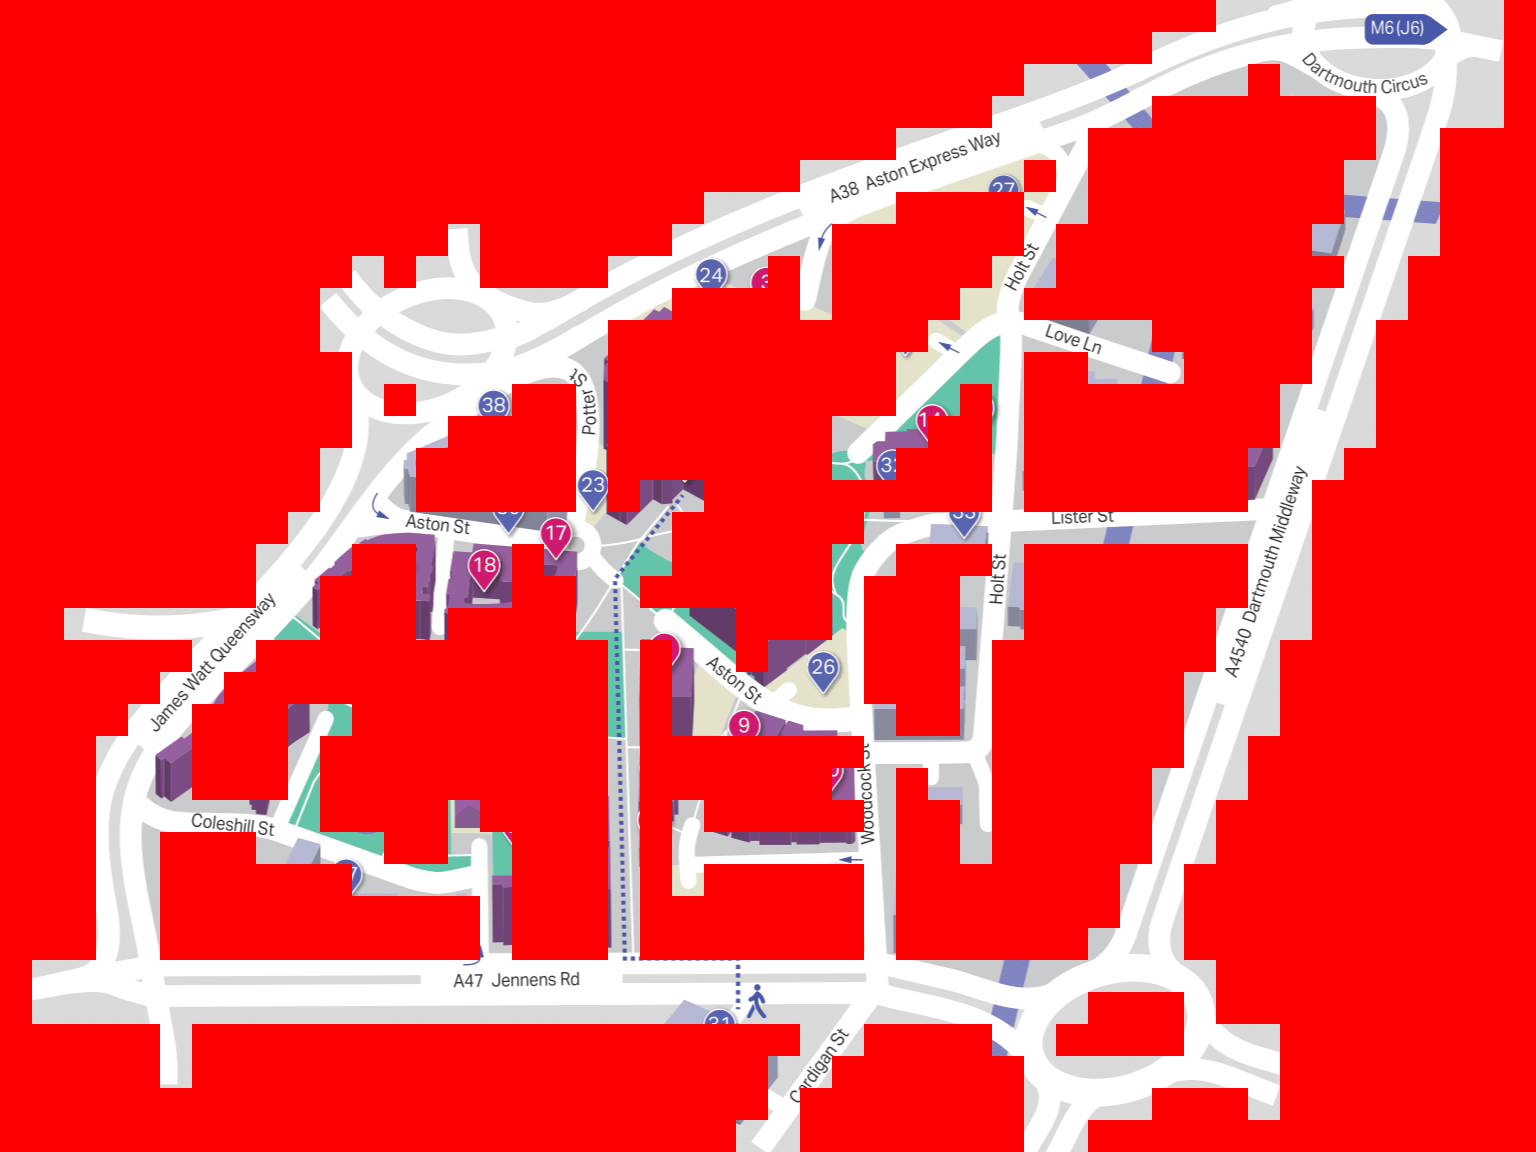

This is a level from a 2D game, rendered from its Tiled map with the project's own tilesets. A one-line summary and the complete map file follow:
An orthogonal 48x36 tile map with 32x32 px tiles, 2 tile layers (Tile Layer 1, CollisionLayer), 1 image layer.

<map version="1.10" tiledversion="1.11.2" orientation="orthogonal" renderorder="right-down" width="48" height="36" tilewidth="32" tileheight="32" infinite="0" nextlayerid="4" nextobjectid="1">
 <editorsettings>
  <export target="tiled_campus_map.json" format="json" />
 </editorsettings>
 <tileset firstgid="1" source="collision_tiles.tsx" />
 <layer id="1" name="Tile Layer 1" width="48" height="36">
  <data encoding="csv">
0,0,0,0,0,0,0,0,0,0,0,0,0,0,0,0,0,0,0,0,0,0,0,0,0,0,0,0,0,0,0,0,0,0,0,0,0,0,0,0,0,0,0,0,0,0,0,0,
0,0,0,0,0,0,0,0,0,0,0,0,0,0,0,0,0,0,0,0,0,0,0,0,0,0,0,0,0,0,0,0,0,0,0,0,0,0,0,0,0,0,0,0,0,0,0,0,
0,0,0,0,0,0,0,0,0,0,0,0,0,0,0,0,0,0,0,0,0,0,0,0,0,0,0,0,0,0,0,0,0,0,0,0,0,0,0,0,0,0,0,0,0,0,0,0,
0,0,0,0,0,0,0,0,0,0,0,0,0,0,0,0,0,0,0,0,0,0,0,0,0,0,0,0,0,0,0,0,0,0,0,0,0,0,0,0,0,0,0,0,0,0,0,0,
0,0,0,0,0,0,0,0,0,0,0,0,0,0,0,0,0,0,0,0,0,0,0,0,0,0,0,0,0,0,0,0,0,0,0,0,0,0,0,0,0,0,0,0,0,0,0,0,
0,0,0,0,0,0,0,0,0,0,0,0,0,0,0,0,0,0,0,0,0,0,0,0,0,0,0,0,0,0,0,0,0,0,0,0,0,0,0,0,0,0,0,0,0,0,0,0,
0,0,0,0,0,0,0,0,0,0,0,0,0,0,0,0,0,0,0,0,0,0,0,0,0,0,0,0,0,0,0,0,0,0,0,0,0,0,0,0,0,0,0,0,0,0,0,0,
0,0,0,0,0,0,0,0,0,0,0,0,0,0,0,0,0,0,0,0,0,0,0,0,0,0,0,0,0,0,0,0,0,0,0,0,0,0,0,0,0,0,0,0,0,0,0,0,
0,0,0,0,0,0,0,0,0,0,0,0,0,0,0,0,0,0,0,0,0,0,0,0,0,0,0,0,0,0,0,0,0,0,0,0,0,0,0,0,0,0,0,0,0,0,0,0,
0,0,0,0,0,0,0,0,0,0,0,0,0,0,0,0,0,0,0,0,0,0,0,0,0,0,0,0,0,0,0,0,0,0,0,0,0,0,0,0,0,0,0,0,0,0,0,0,
0,0,0,0,0,0,0,0,0,0,0,0,0,0,0,0,0,0,0,0,0,0,0,0,0,0,0,0,0,0,0,0,0,0,0,0,0,0,0,0,0,0,0,0,0,0,0,0,
0,0,0,0,0,0,0,0,0,0,0,0,0,0,0,0,0,0,0,0,0,0,0,0,0,0,0,0,0,0,0,0,0,0,0,0,0,0,0,0,0,0,0,0,0,0,0,0,
0,0,0,0,0,0,0,0,0,0,0,0,0,0,0,0,0,0,0,0,0,0,0,0,0,0,0,0,0,0,0,0,0,0,0,0,0,0,0,0,0,0,0,0,0,0,0,0,
0,0,0,0,0,0,0,0,0,0,0,0,0,0,0,0,0,0,0,0,0,0,0,0,0,0,0,0,0,0,0,0,0,0,0,0,0,0,0,0,0,0,0,0,0,0,0,0,
0,0,0,0,0,0,0,0,0,0,0,0,0,0,0,0,0,0,0,0,0,0,0,0,0,0,0,0,0,0,0,0,0,0,0,0,0,0,0,0,0,0,0,0,0,0,0,0,
0,0,0,0,0,0,0,0,0,0,0,0,0,0,0,0,0,0,0,0,0,0,0,0,0,0,0,0,0,0,0,0,0,0,0,0,0,0,0,0,0,0,0,0,0,0,0,0,
0,0,0,0,0,0,0,0,0,0,0,0,0,0,0,0,0,0,0,0,0,0,0,0,0,0,0,0,0,0,0,0,0,0,0,0,0,0,0,0,0,0,0,0,0,0,0,0,
0,0,0,0,0,0,0,0,0,0,0,0,0,0,0,0,0,0,0,0,0,0,0,0,0,0,0,0,0,0,0,0,0,0,0,0,0,0,0,0,0,0,0,0,0,0,0,0,
0,0,0,0,0,0,0,0,0,0,0,0,0,0,0,0,0,0,0,0,0,0,0,0,0,0,0,0,0,0,0,0,0,0,0,0,0,0,0,0,0,0,0,0,0,0,0,0,
0,0,0,0,0,0,0,0,0,0,0,0,0,0,0,0,0,0,0,0,0,0,0,0,0,0,0,0,0,0,0,0,0,0,0,0,0,0,0,0,0,0,0,0,0,0,0,0,
0,0,0,0,0,0,0,0,0,0,0,0,0,0,0,0,0,0,0,0,0,0,0,0,0,0,0,0,0,0,0,0,0,0,0,0,0,0,0,0,0,0,0,0,0,0,0,0,
0,0,0,0,0,0,0,0,0,0,0,0,0,0,0,0,0,0,0,0,0,0,0,0,0,0,0,0,0,0,0,0,0,0,0,0,0,0,0,0,0,0,0,0,0,0,0,0,
0,0,0,0,0,0,0,0,0,0,0,0,0,0,0,0,0,0,0,0,0,0,0,0,0,0,0,0,0,0,0,0,0,0,0,0,0,0,0,0,0,0,0,0,0,0,0,0,
0,0,0,0,0,0,0,0,0,0,0,0,0,0,0,0,0,0,0,0,0,0,0,0,0,0,0,0,0,0,0,0,0,0,0,0,0,0,0,0,0,0,0,0,0,0,0,0,
0,0,0,0,0,0,0,0,0,0,0,0,0,0,0,0,0,0,0,0,0,0,0,0,0,0,0,0,0,0,0,0,0,0,0,0,0,0,0,0,0,0,0,0,0,0,0,0,
0,0,0,0,0,0,0,0,0,0,0,0,0,0,0,0,0,0,0,0,0,0,0,0,0,0,0,0,0,0,0,0,0,0,0,0,0,0,0,0,0,0,0,0,0,0,0,0,
0,0,0,0,0,0,0,0,0,0,0,0,0,0,0,0,0,0,0,0,0,0,0,0,0,0,0,0,0,0,0,0,0,0,0,0,0,0,0,0,0,0,0,0,0,0,0,0,
0,0,0,0,0,0,0,0,0,0,0,0,0,0,0,0,0,0,0,0,0,0,0,0,0,0,0,0,0,0,0,0,0,0,0,0,0,0,0,0,0,0,0,0,0,0,0,0,
0,0,0,0,0,0,0,0,0,0,0,0,0,0,0,0,0,0,0,0,0,0,0,0,0,0,0,0,0,0,0,0,0,0,0,0,0,0,0,0,0,0,0,0,0,0,0,0,
0,0,0,0,0,0,0,0,0,0,0,0,0,0,0,0,0,0,0,0,0,0,0,0,0,0,0,0,0,0,0,0,0,0,0,0,0,0,0,0,0,0,0,0,0,0,0,0,
0,0,0,0,0,0,0,0,0,0,0,0,0,0,0,0,0,0,0,0,0,0,0,0,0,0,0,0,0,0,0,0,0,0,0,0,0,0,0,0,0,0,0,0,0,0,0,0,
0,0,0,0,0,0,0,0,0,0,0,0,0,0,0,0,0,0,0,0,0,0,0,0,0,0,0,0,0,0,0,0,0,0,0,0,0,0,0,0,0,0,0,0,0,0,0,0,
0,0,0,0,0,0,0,0,0,0,0,0,0,0,0,0,0,0,0,0,0,0,0,0,0,0,0,0,0,0,0,0,0,0,0,0,0,0,0,0,0,0,0,0,0,0,0,0,
0,0,0,0,0,0,0,0,0,0,0,0,0,0,0,0,0,0,0,0,0,0,0,0,0,0,0,0,0,0,0,0,0,0,0,0,0,0,0,0,0,0,0,0,0,0,0,0,
0,0,0,0,0,0,0,0,0,0,0,0,0,0,0,0,0,0,0,0,0,0,0,0,0,0,0,0,0,0,0,0,0,0,0,0,0,0,0,0,0,0,0,0,0,0,0,0,
0,0,0,0,0,0,0,0,0,0,0,0,0,0,0,0,0,0,0,0,0,0,0,0,0,0,0,0,0,0,0,0,0,0,0,0,0,0,0,0,0,0,0,0,0,0,0,0
</data>
 </layer>
 <imagelayer id="2" name="Image Layer 1" locked="1">
  <image source="campus_map.png" width="1549" height="1176" />
 </imagelayer>
 <layer id="3" name="CollisionLayer" width="48" height="36">
  <data encoding="csv">
1,1,1,1,1,1,1,1,1,1,1,1,1,1,1,1,1,1,1,1,1,1,1,1,1,1,1,1,1,1,1,1,1,1,1,1,1,1,0,0,0,0,0,0,0,0,0,1,
1,1,1,1,1,1,1,1,1,1,1,1,1,1,1,1,1,1,1,1,1,1,1,1,1,1,1,1,1,1,1,1,1,1,1,1,0,0,0,0,0,0,0,0,0,0,0,1,
1,1,1,1,1,1,1,1,1,1,1,1,1,1,1,1,1,1,1,1,1,1,1,1,1,1,1,1,1,1,1,1,0,0,0,0,0,0,0,1,0,0,0,0,0,0,0,1,
1,1,1,1,1,1,1,1,1,1,1,1,1,1,1,1,1,1,1,1,1,1,1,1,1,1,1,1,1,1,1,0,0,0,0,0,1,1,1,1,1,1,1,0,0,0,0,1,
1,1,1,1,1,1,1,1,1,1,1,1,1,1,1,1,1,1,1,1,1,1,1,1,1,1,1,1,0,0,0,0,0,0,1,1,1,1,1,1,1,1,1,0,0,1,1,1,
1,1,1,1,1,1,1,1,1,1,1,1,1,1,1,1,1,1,1,1,1,1,1,1,1,0,0,0,0,0,0,0,1,0,1,1,1,1,1,1,1,1,0,0,0,1,1,1,
1,1,1,1,1,1,1,1,1,1,1,1,1,1,1,1,1,1,1,1,1,1,0,0,0,0,0,0,1,1,1,1,0,0,1,1,1,1,1,1,1,1,0,0,0,1,1,1,
1,1,1,1,1,1,1,1,1,1,1,1,1,1,0,1,1,1,1,1,1,0,0,0,0,0,1,1,1,1,1,1,0,1,1,1,1,1,1,1,1,0,0,0,0,1,1,1,
1,1,1,1,1,1,1,1,1,1,1,0,1,0,0,1,1,1,1,0,0,0,0,0,1,0,1,1,1,1,1,0,0,1,1,1,1,1,1,1,1,1,0,0,1,1,1,1,
1,1,1,1,1,1,1,1,1,1,0,0,0,0,0,0,0,0,0,0,0,1,1,1,1,0,1,1,1,1,0,0,1,1,1,1,1,1,1,1,1,0,0,0,1,1,1,1,
1,1,1,1,1,1,1,1,1,1,0,0,0,0,0,0,0,0,0,1,1,1,1,1,1,1,1,1,1,0,0,0,0,0,0,0,1,1,1,1,1,0,0,1,1,1,1,1,
1,1,1,1,1,1,1,1,1,1,1,0,0,0,0,0,0,0,0,1,1,1,1,1,1,1,1,1,0,0,0,0,1,1,0,0,0,1,1,1,1,0,0,1,1,1,1,1,
1,1,1,1,1,1,1,1,1,1,1,0,1,0,0,0,1,1,0,1,1,1,1,1,1,1,1,1,0,0,1,0,1,1,1,1,1,1,1,1,0,0,0,1,1,1,1,1,
1,1,1,1,1,1,1,1,1,1,1,0,0,0,1,1,1,1,0,1,1,1,1,1,1,1,0,0,0,1,1,0,1,1,1,1,1,1,1,1,0,0,0,1,1,1,1,1,
1,1,1,1,1,1,1,1,1,1,0,0,0,1,1,1,1,1,0,1,1,1,1,1,1,1,0,0,1,1,1,0,1,1,1,1,1,1,1,0,0,0,1,1,1,1,1,1,
1,1,1,1,1,1,1,1,1,1,0,0,0,1,1,1,1,1,0,1,0,0,1,1,1,1,1,1,1,1,1,0,1,1,1,1,1,1,1,0,0,1,1,1,1,1,1,1,
1,1,1,1,1,1,1,1,1,0,0,0,0,0,0,0,0,0,0,0,0,1,1,1,1,1,1,0,0,0,0,0,0,0,0,0,0,0,0,0,0,1,1,1,1,1,1,1,
1,1,1,1,1,1,1,1,0,0,0,1,1,0,0,0,1,0,0,0,0,1,1,1,1,1,0,0,1,1,1,0,1,1,1,1,1,1,1,0,0,1,1,1,1,1,1,1,
1,1,1,1,1,1,1,1,0,0,1,1,1,0,0,0,1,1,0,0,1,1,1,1,1,1,0,1,1,1,0,0,1,1,1,1,1,1,1,0,0,1,1,1,1,1,1,1,
1,1,0,0,0,0,0,0,0,0,1,1,1,0,1,1,1,1,0,0,0,0,0,1,1,1,0,1,1,1,0,0,1,1,1,1,1,1,0,0,0,1,1,1,1,1,1,1,
1,1,1,1,1,1,0,0,1,1,1,1,1,1,1,1,1,1,1,0,1,0,0,1,0,0,0,1,1,1,0,1,1,1,1,1,1,1,0,0,1,1,1,1,1,1,1,1,
1,1,1,1,1,0,0,1,1,1,1,1,1,1,1,1,1,1,1,0,1,0,0,0,0,0,0,1,1,1,0,1,1,1,1,1,1,0,0,0,1,1,1,1,1,1,1,1,
1,1,1,1,0,0,1,1,1,0,0,1,1,1,1,1,1,1,1,0,1,0,0,0,0,0,0,0,1,1,0,1,1,1,1,1,1,0,0,0,1,1,1,1,1,1,1,1,
1,1,1,0,0,0,1,1,1,0,1,1,1,1,1,1,1,1,1,0,1,1,1,1,1,1,1,0,0,0,0,1,1,1,1,1,1,0,0,1,1,1,1,1,1,1,1,1,
1,1,1,0,0,0,1,1,1,0,1,1,1,1,1,1,1,1,1,0,1,1,1,1,1,1,0,0,1,0,0,1,1,1,1,1,0,0,0,1,1,1,1,1,1,1,1,1,
1,1,1,0,0,0,0,0,0,0,1,1,1,1,0,1,1,1,1,0,1,0,1,1,1,1,1,0,1,1,0,1,1,1,1,1,0,0,1,1,1,1,1,1,1,1,1,1,
1,1,1,0,0,1,1,1,0,0,0,0,1,1,0,0,1,1,1,0,1,0,0,0,0,0,0,0,1,1,0,1,1,1,1,1,0,0,1,1,1,1,1,1,1,1,1,1,
1,1,1,0,0,1,1,1,1,1,1,0,0,0,0,0,1,1,1,0,1,0,1,1,1,1,1,0,1,1,1,1,1,1,1,0,0,1,1,1,1,1,1,1,1,1,1,1,
1,1,1,0,0,1,1,1,1,1,1,1,1,1,1,0,1,1,1,0,1,1,1,1,1,1,1,0,1,1,1,1,1,1,1,0,0,1,1,1,1,1,1,1,1,1,1,1,
1,1,1,0,0,1,1,1,1,1,1,1,1,1,1,0,1,1,1,0,1,1,1,1,1,1,1,0,1,1,1,1,1,1,0,0,0,1,1,1,1,1,1,1,1,1,1,1,
1,0,0,0,0,0,0,0,0,0,0,0,0,0,0,0,0,0,0,0,0,0,0,0,0,0,0,0,0,0,0,0,0,0,0,0,0,0,1,1,1,1,1,1,1,1,1,1,
1,0,0,0,0,0,0,0,0,0,0,0,0,0,0,0,0,0,0,0,0,0,0,0,0,0,0,0,0,0,0,0,0,0,1,1,1,0,1,1,1,1,1,1,1,1,1,1,
1,1,1,1,1,0,1,1,1,1,1,1,1,1,1,1,1,1,1,1,1,1,1,1,1,0,0,1,1,1,1,0,0,1,1,1,1,0,0,0,1,1,1,1,1,1,1,1,
1,1,1,1,1,0,1,1,1,1,1,1,1,1,1,1,1,1,1,1,1,1,1,1,0,0,1,1,1,1,1,1,0,0,0,0,0,0,0,0,1,1,1,1,1,1,1,1,
1,1,1,1,1,1,1,1,1,1,1,1,1,1,1,1,1,1,1,1,1,1,1,1,0,1,1,1,1,1,1,1,0,0,0,0,1,1,1,0,1,1,1,1,1,1,1,1,
1,1,1,1,1,1,1,1,1,1,1,1,1,1,1,1,1,1,1,1,1,1,1,0,0,1,1,1,1,1,1,1,0,0,1,1,1,1,1,1,1,1,1,1,1,1,1,1
</data>
 </layer>
</map>
